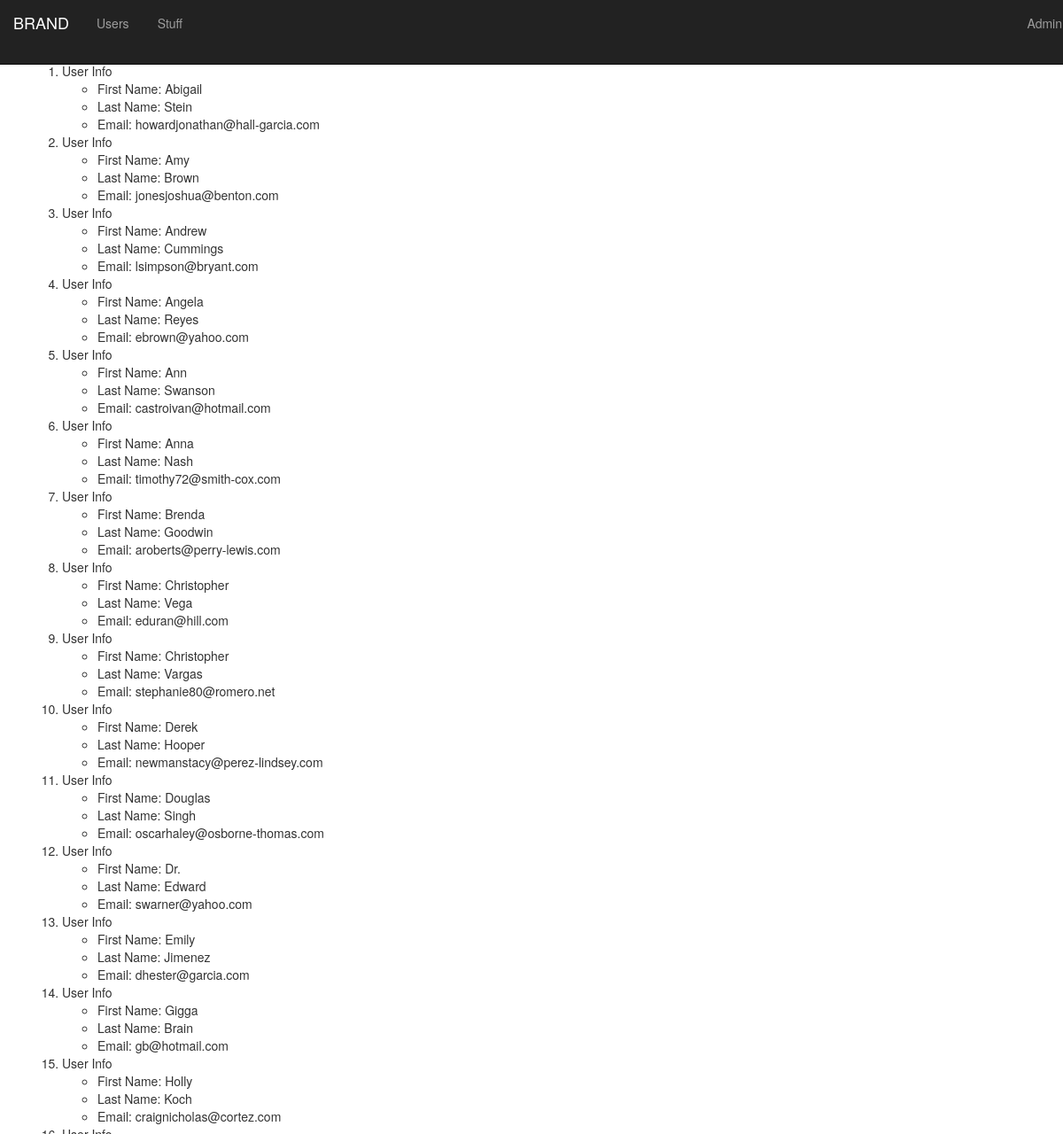
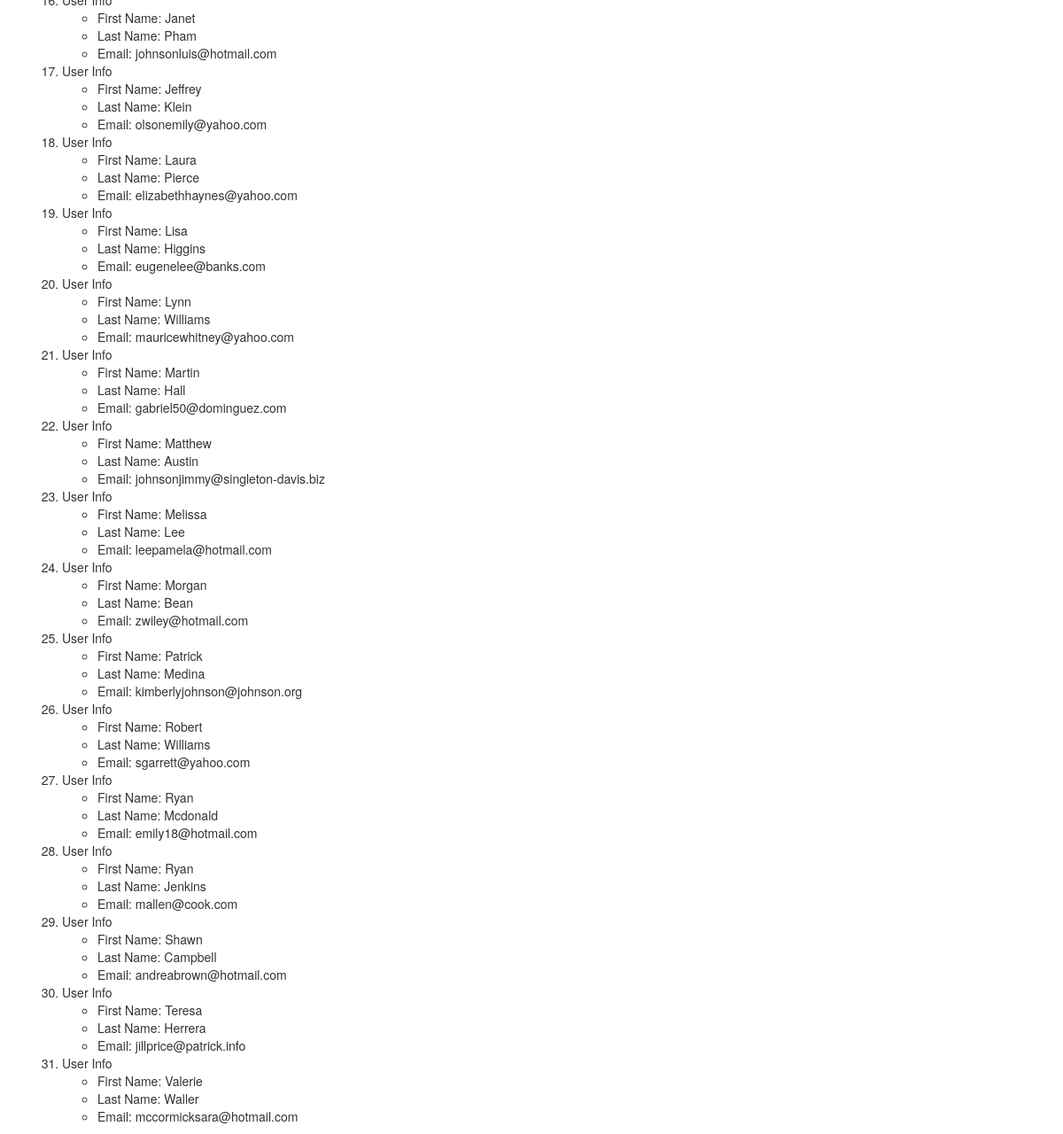
The page /appOne/ on the database its author committed (2 pictures, top to bottom).
### appOne/models.py (models this page shows)
class Users(models.Model):
    first_name = models.CharField(max_length = 128)
    last_name = models.CharField(max_length = 128)
    email = models.EmailField(max_length=264, unique = True)

### appOne/views.py (the view)
def users(request):
    user_list = Users.objects.order_by('first_name')
    user_dict = {'users': user_list}
    return render(request, 'appOne/users.html', context = user_dict)

### templates/appOne/users.html
<!DOCTYPE html>
{% extends "appOne/base.html" %}
  {% block body_block %}
    <h1>Here are your users:</h1>
    {% if users%}
    <ol>
      {% for person in users%}
      <li>User Info</li>
        <ul>
          <li>First Name: {{ person.first_name}}</li>
          <li>Last Name: {{ person.last_name }}</li>
          <li>Email: {{ person.email }}</li>
        </ul>
        {% endfor%}
    </ol>
    {% endif%}
  {% endblock %}

### templates/appOne/base.html (shortened to what this page needs)
<!DOCTYPE html>
{% load staticfiles %}
<html lang="en" dir="ltr">
  <head>
    <link rel="stylesheet" href="https://maxcdn.bootstrapcdn.com/bootstrap/3.3.7/css/bootstrap.min.css">
  </head>
  <body>
    <nav class="navbar navbar-default navbar-inverse navbar-fixed-top">
      <div class="collapse navbar-collapse" id="bs-example-navbar-collapse-1">
        <ul class="nav navbar-nav">
          <li><a class="navbar-brand" href="{% url 'index' %}">BRAND</a></li>
          <li><a class="navbar link"  href="{% url 'appOne:users' %}">Users</a></li>
          <li><a class="navbar link"  href="{% url 'appOne:stuff' %}">Stuff</a></li>
        </ul>
        <ul class="nav navbar-nav navbar-right">
          <li><a class="navbar link"  href="{% url 'admin:index' %}">Admin</a></li>
        </ul>
      </div>
    </nav>
    <div class="container">
      {% block body_block %}{% endblock %}
    </div>
  </body>
</html>

### rows shown on the page
Users: first_name "Abigail", last_name "Stein", email "howardjonathan@hall-garcia.com"
Users: first_name "Amy", last_name "Brown", email "jonesjoshua@benton.com"
Users: first_name "Andrew", last_name "Cummings", email "lsimpson@bryant.com"
Users: first_name "Angela", last_name "Reyes", email "ebrown@yahoo.com"
Users: first_name "Ann", last_name "Swanson", email "castroivan@hotmail.com"
Users: first_name "Anna", last_name "Nash", email "timothy72@smith-cox.com"
Users: first_name "Brenda", last_name "Goodwin", email "aroberts@perry-lewis.com"
Users: first_name "Christopher", last_name "Vega", email "eduran@hill.com"
Users: first_name "Christopher", last_name "Vargas", email "stephanie80@romero.net"
Users: first_name "Derek", last_name "Hooper", email "newmanstacy@perez-lindsey.com"
Users: first_name "Douglas", last_name "Singh", email "oscarhaley@osborne-thomas.com"
Users: first_name "Dr.", last_name "Edward", email "swarner@yahoo.com"
Users: first_name "Emily", last_name "Jimenez", email "dhester@garcia.com"
Users: first_name "Gigga", last_name "Brain", email "gb@hotmail.com"
Users: first_name "Holly", last_name "Koch", email "craignicholas@cortez.com"
Users: first_name "Janet", last_name "Pham", email "johnsonluis@hotmail.com"
Users: first_name "Jeffrey", last_name "Klein", email "olsonemily@yahoo.com"
Users: first_name "Laura", last_name "Pierce", email "elizabethhaynes@yahoo.com"
Users: first_name "Lisa", last_name "Higgins", email "eugenelee@banks.com"
Users: first_name "Lynn", last_name "Williams", email "mauricewhitney@yahoo.com"
Users: first_name "Martin", last_name "Hall", email "gabriel50@dominguez.com"
Users: first_name "Matthew", last_name "Austin", email "johnsonjimmy@singleton-davis.biz"
Users: first_name "Melissa", last_name "Lee", email "leepamela@hotmail.com"
Users: first_name "Morgan", last_name "Bean", email "zwiley@hotmail.com"
Users: first_name "Patrick", last_name "Medina", email "kimberlyjohnson@johnson.org"
Users: first_name "Robert", last_name "Williams", email "sgarrett@yahoo.com"
Users: first_name "Ryan", last_name "Mcdonald", email "emily18@hotmail.com"
Users: first_name "Ryan", last_name "Jenkins", email "mallen@cook.com"
Users: first_name "Shawn", last_name "Campbell", email "andreabrown@hotmail.com"
Users: first_name "Teresa", last_name "Herrera", email "jillprice@patrick.info"
Users: first_name "Valerie", last_name "Waller", email "mccormicksara@hotmail.com"
